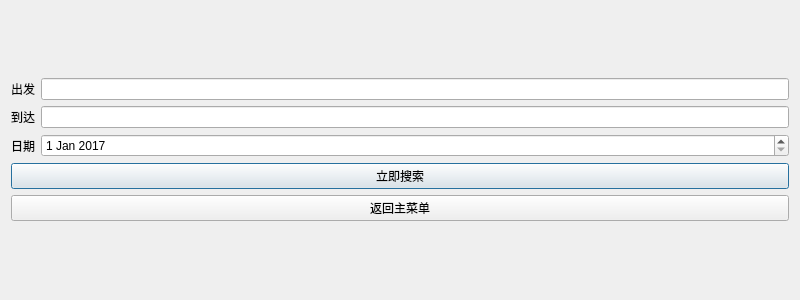
<?xml version="1.0" encoding="UTF-8"?>
<ui version="4.0">
 <class>StationToStationSearch</class>
 <widget class="QDialog" name="StationToStationSearch">
  <property name="geometry">
   <rect>
    <x>0</x>
    <y>0</y>
    <width>800</width>
    <height>300</height>
   </rect>
  </property>
  <property name="windowTitle">
   <string>站站查询</string>
  </property>
  <property name="windowIcon">
   <iconset resource="pic.qrc">
    <normaloff>:/new/prefix1/12308.png</normaloff>:/new/prefix1/12308.png</iconset>
  </property>
  <layout class="QVBoxLayout" name="verticalLayout_3">
   <item>
    <layout class="QVBoxLayout" name="verticalLayout_2">
     <item>
      <layout class="QGridLayout" name="gridLayout">
       <item row="0" column="0">
        <widget class="QLabel" name="label">
         <property name="text">
          <string>出发</string>
         </property>
        </widget>
       </item>
       <item row="0" column="1">
        <widget class="QLineEdit" name="fromLineEdit"/>
       </item>
       <item row="1" column="0">
        <widget class="QLabel" name="label_2">
         <property name="text">
          <string>到达</string>
         </property>
        </widget>
       </item>
       <item row="1" column="1">
        <widget class="QLineEdit" name="toLineEdit"/>
       </item>
       <item row="2" column="0">
        <widget class="QLabel" name="label_3">
         <property name="text">
          <string>日期</string>
         </property>
        </widget>
       </item>
       <item row="2" column="1">
        <widget class="QDateEdit" name="dateEdit">
         <property name="dateTime">
          <datetime>
           <hour>0</hour>
           <minute>0</minute>
           <second>0</second>
           <year>2017</year>
           <month>1</month>
           <day>1</day>
          </datetime>
         </property>
         <property name="maximumDateTime">
          <datetime>
           <hour>23</hour>
           <minute>59</minute>
           <second>59</second>
           <year>2020</year>
           <month>12</month>
           <day>31</day>
          </datetime>
         </property>
         <property name="maximumDate">
          <date>
           <year>2020</year>
           <month>12</month>
           <day>31</day>
          </date>
         </property>
         <property name="minimumDate">
          <date>
           <year>2015</year>
           <month>1</month>
           <day>1</day>
          </date>
         </property>
        </widget>
       </item>
      </layout>
     </item>
     <item>
      <layout class="QVBoxLayout" name="verticalLayout">
       <item>
        <widget class="QPushButton" name="searchbotton">
         <property name="text">
          <string>立即搜索</string>
         </property>
        </widget>
       </item>
       <item>
        <widget class="QPushButton" name="exitBtn">
         <property name="text">
          <string>返回主菜单</string>
         </property>
        </widget>
       </item>
      </layout>
     </item>
    </layout>
   </item>
  </layout>
 </widget>
 <resources>
  <include location="pic.qrc"/>
 </resources>
 <connections>
  <connection>
   <sender>exitBtn</sender>
   <signal>clicked()</signal>
   <receiver>StationToStationSearch</receiver>
   <slot>close()</slot>
   <hints>
    <hint type="sourcelabel">
     <x>310</x>
     <y>164</y>
    </hint>
    <hint type="destinationlabel">
     <x>310</x>
     <y>254</y>
    </hint>
   </hints>
  </connection>
 </connections>
</ui>
